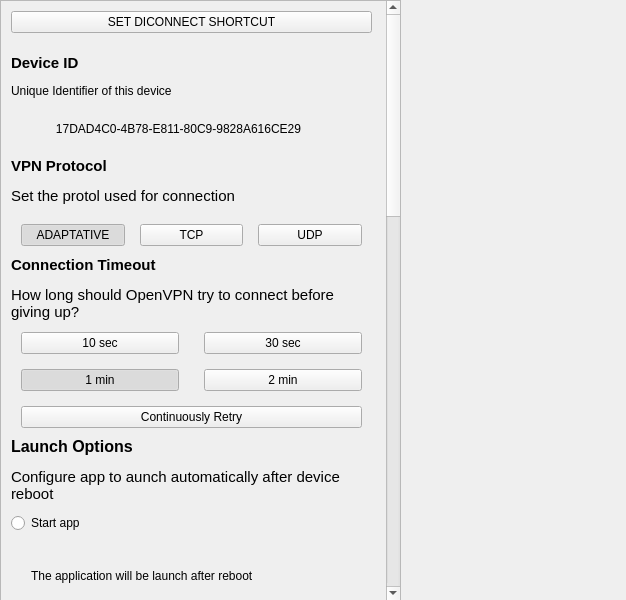
<?xml version="1.0" encoding="UTF-8"?>
<ui version="4.0">
 <class>Page_4</class>
 <widget class="QWidget" name="Page_4">
  <property name="geometry">
   <rect>
    <x>0</x>
    <y>0</y>
    <width>626</width>
    <height>600</height>
   </rect>
  </property>
  <property name="windowTitle">
   <string>Form</string>
  </property>
  <widget class="QScrollArea" name="scrollArea">
   <property name="geometry">
    <rect>
     <x>0</x>
     <y>0</y>
     <width>401</width>
     <height>601</height>
    </rect>
   </property>
   <property name="sizePolicy">
    <sizepolicy hsizetype="Preferred" vsizetype="Preferred">
     <horstretch>0</horstretch>
     <verstretch>0</verstretch>
    </sizepolicy>
   </property>
   <property name="autoFillBackground">
    <bool>false</bool>
   </property>
   <property name="verticalScrollBarPolicy">
    <enum>Qt::ScrollBarAlwaysOn</enum>
   </property>
   <property name="horizontalScrollBarPolicy">
    <enum>Qt::ScrollBarAlwaysOff</enum>
   </property>
   <property name="widgetResizable">
    <bool>false</bool>
   </property>
   <widget class="QWidget" name="scrollAreaWidget_settings">
    <property name="geometry">
     <rect>
      <x>0</x>
      <y>-1101</y>
      <width>384</width>
      <height>1700</height>
     </rect>
    </property>
    <widget class="QWidget" name="verticalLayoutWidget_2">
     <property name="geometry">
      <rect>
       <x>10</x>
       <y>0</y>
       <width>361</width>
       <height>1691</height>
      </rect>
     </property>
     <layout class="QVBoxLayout" name="main_vertical_layout">
      <property name="topMargin">
       <number>10</number>
      </property>
      <property name="bottomMargin">
       <number>10</number>
      </property>
      <item>
       <widget class="QPushButton" name="set_disconnect_shortcut_button">
        <property name="text">
         <string>SET DICONNECT SHORTCUT</string>
        </property>
       </widget>
      </item>
      <item>
       <widget class="QLabel" name="label">
        <property name="maximumSize">
         <size>
          <width>400</width>
          <height>16777215</height>
         </size>
        </property>
        <property name="text">
         <string>&lt;html&gt;&lt;head/&gt;&lt;body&gt;&lt;p&gt;&lt;span style=&quot; font-size:11pt; font-weight:700;&quot;&gt;Device ID&lt;/span&gt;&lt;/p&gt;&lt;p&gt;Unique Identifier of this device&lt;/p&gt;&lt;/body&gt;&lt;/html&gt;</string>
        </property>
        <property name="wordWrap">
         <bool>true</bool>
        </property>
       </widget>
      </item>
      <item>
       <layout class="QHBoxLayout" name="horizontalLayout">
        <item>
         <widget class="QLabel" name="identifier_label">
          <property name="text">
           <string>17DAD4C0-4B78-E811-80C9-9828A616CE29</string>
          </property>
          <property name="alignment">
           <set>Qt::AlignCenter</set>
          </property>
          <property name="wordWrap">
           <bool>true</bool>
          </property>
         </widget>
        </item>
        <item>
         <widget class="QLabel" name="identifier_pixmap">
          <property name="enabled">
           <bool>true</bool>
          </property>
          <property name="maximumSize">
           <size>
            <width>20</width>
            <height>20</height>
           </size>
          </property>
          <property name="text">
           <string/>
          </property>
          <property name="pixmap">
           <pixmap resource="../ressources/ressources.qrc">:/icons/copy_icon_1</pixmap>
          </property>
          <property name="scaledContents">
           <bool>true</bool>
          </property>
         </widget>
        </item>
       </layout>
      </item>
      <item>
       <widget class="QLabel" name="label_2">
        <property name="text">
         <string>&lt;html&gt;&lt;head/&gt;&lt;body&gt;&lt;p&gt;&lt;span style=&quot; font-size:11pt; font-weight:700;&quot;&gt;VPN Protocol&lt;/span&gt;&lt;/p&gt;&lt;p&gt;&lt;span style=&quot; font-size:11pt;&quot;&gt;Set the protol used for connection&lt;/span&gt;&lt;/p&gt;&lt;/body&gt;&lt;/html&gt;</string>
        </property>
        <property name="wordWrap">
         <bool>true</bool>
        </property>
       </widget>
      </item>
      <item>
       <layout class="QHBoxLayout" name="h_layout_vpn_proto_section">
        <property name="spacing">
         <number>15</number>
        </property>
        <property name="leftMargin">
         <number>10</number>
        </property>
        <property name="rightMargin">
         <number>10</number>
        </property>
        <item>
         <widget class="QPushButton" name="adapt_button">
          <property name="text">
           <string>ADAPTATIVE</string>
          </property>
          <property name="checkable">
           <bool>true</bool>
          </property>
          <property name="checked">
           <bool>true</bool>
          </property>
         </widget>
        </item>
        <item>
         <widget class="QPushButton" name="tcp_button">
          <property name="text">
           <string>TCP</string>
          </property>
          <property name="checkable">
           <bool>true</bool>
          </property>
          <property name="checked">
           <bool>false</bool>
          </property>
         </widget>
        </item>
        <item>
         <widget class="QPushButton" name="udp_button">
          <property name="text">
           <string>UDP</string>
          </property>
         </widget>
        </item>
       </layout>
      </item>
      <item>
       <widget class="QLabel" name="label_3">
        <property name="text">
         <string>&lt;html&gt;&lt;head/&gt;&lt;body&gt;&lt;p&gt;&lt;span style=&quot; font-size:11pt; font-weight:700;&quot;&gt;Connection Timeout&lt;/span&gt;&lt;/p&gt;&lt;p&gt;&lt;span style=&quot; font-size:11pt;&quot;&gt;How long should OpenVPN try to connect before giving up?&lt;/span&gt;&lt;/p&gt;&lt;/body&gt;&lt;/html&gt;</string>
        </property>
        <property name="wordWrap">
         <bool>true</bool>
        </property>
       </widget>
      </item>
      <item>
       <layout class="QGridLayout" name="grid_layout_connect_timeout_section">
        <property name="leftMargin">
         <number>10</number>
        </property>
        <property name="rightMargin">
         <number>10</number>
        </property>
        <property name="horizontalSpacing">
         <number>25</number>
        </property>
        <property name="verticalSpacing">
         <number>15</number>
        </property>
        <item row="0" column="0">
         <widget class="QPushButton" name="button_10_sec">
          <property name="text">
           <string>10 sec</string>
          </property>
         </widget>
        </item>
        <item row="0" column="1">
         <widget class="QPushButton" name="button_30_sec">
          <property name="text">
           <string>30 sec</string>
          </property>
         </widget>
        </item>
        <item row="4" column="0" colspan="2">
         <widget class="QPushButton" name="button_cont_retry">
          <property name="text">
           <string>Continuously Retry</string>
          </property>
         </widget>
        </item>
        <item row="2" column="0">
         <widget class="QPushButton" name="button_1_min">
          <property name="text">
           <string>1 min</string>
          </property>
          <property name="checkable">
           <bool>true</bool>
          </property>
          <property name="checked">
           <bool>true</bool>
          </property>
         </widget>
        </item>
        <item row="2" column="1">
         <widget class="QPushButton" name="button_2_min">
          <property name="text">
           <string>2 min</string>
          </property>
         </widget>
        </item>
       </layout>
      </item>
      <item>
       <widget class="QLabel" name="label_4">
        <property name="text">
         <string>&lt;html&gt;&lt;head/&gt;&lt;body&gt;&lt;p&gt;&lt;span style=&quot; font-size:12pt; font-weight:700;&quot;&gt;Launch Options&lt;/span&gt;&lt;/p&gt;&lt;p&gt;&lt;span style=&quot; font-size:11pt;&quot;&gt;Configure app to aunch automatically after device reboot&lt;/span&gt;&lt;/p&gt;&lt;/body&gt;&lt;/html&gt;</string>
        </property>
        <property name="wordWrap">
         <bool>true</bool>
        </property>
       </widget>
      </item>
      <item>
       <widget class="QRadioButton" name="radioButton">
        <property name="text">
         <string>Start app</string>
        </property>
       </widget>
      </item>
      <item>
       <widget class="QLabel" name="label_5">
        <property name="layoutDirection">
         <enum>Qt::LeftToRight</enum>
        </property>
        <property name="text">
         <string>The application will be launch after reboot</string>
        </property>
        <property name="alignment">
         <set>Qt::AlignLeading|Qt::AlignLeft|Qt::AlignVCenter</set>
        </property>
        <property name="indent">
         <number>20</number>
        </property>
       </widget>
      </item>
      <item>
       <widget class="QRadioButton" name="radioButton_2">
        <property name="text">
         <string>Connect lastest</string>
        </property>
       </widget>
      </item>
      <item>
       <widget class="QLabel" name="label_6">
        <property name="text">
         <string>&lt;html&gt;&lt;head/&gt;&lt;body&gt;&lt;p&gt;The application will be launched after reboot and will try to connect the lastest connected profile in your profie list&lt;/p&gt;&lt;/body&gt;&lt;/html&gt;</string>
        </property>
        <property name="scaledContents">
         <bool>false</bool>
        </property>
        <property name="wordWrap">
         <bool>true</bool>
        </property>
        <property name="indent">
         <number>20</number>
        </property>
       </widget>
      </item>
      <item>
       <widget class="QRadioButton" name="radioButton_3">
        <property name="text">
         <string>Restore connection</string>
        </property>
       </widget>
      </item>
      <item>
       <widget class="QLabel" name="label_7">
        <property name="text">
         <string>&lt;html&gt;&lt;head/&gt;&lt;body&gt;&lt;p&gt;The application will be launched after reboot and will try to reconnect the profile that was connected before shutdown&lt;/p&gt;&lt;/body&gt;&lt;/html&gt;</string>
        </property>
        <property name="wordWrap">
         <bool>true</bool>
        </property>
        <property name="indent">
         <number>20</number>
        </property>
       </widget>
      </item>
      <item>
       <widget class="QRadioButton" name="radioButton_4">
        <property name="text">
         <string>None</string>
        </property>
       </widget>
      </item>
      <item>
       <layout class="QHBoxLayout" name="horizontalLayout_3">
        <property name="rightMargin">
         <number>0</number>
        </property>
        <item>
         <widget class="QLabel" name="label_8">
          <property name="text">
           <string>&lt;html&gt;&lt;head/&gt;&lt;body&gt;&lt;p&gt;&lt;span style=&quot; font-size:12pt; font-weight:700;&quot;&gt;Seamless Tunnel&lt;/span&gt;&lt;/p&gt;&lt;p&gt;Block Internet while VPN is paused or reconnecting&lt;/p&gt;&lt;/body&gt;&lt;/html&gt;</string>
          </property>
          <property name="wordWrap">
           <bool>true</bool>
          </property>
         </widget>
        </item>
        <item>
         <widget class="QCheckBox" name="checkBox">
          <property name="minimumSize">
           <size>
            <width>0</width>
            <height>0</height>
           </size>
          </property>
          <property name="font">
           <font>
            <pointsize>9</pointsize>
           </font>
          </property>
          <property name="text">
           <string/>
          </property>
          <property name="iconSize">
           <size>
            <width>16</width>
            <height>16</height>
           </size>
          </property>
          <property name="autoExclusive">
           <bool>false</bool>
          </property>
          <property name="tristate">
           <bool>false</bool>
          </property>
         </widget>
        </item>
       </layout>
      </item>
      <item>
       <layout class="QHBoxLayout" name="horizontalLayout_4">
        <item>
         <widget class="QLabel" name="label_9">
          <property name="text">
           <string>&lt;html&gt;&lt;head/&gt;&lt;body&gt;&lt;p&gt;&lt;span style=&quot; font-size:12pt; font-weight:700;&quot;&gt;Shortcut Minimize&lt;/span&gt;&lt;/p&gt;&lt;p&gt;When VPN connection is launched from a shortcut , and no user input is required to authentificate connection, minimize the shortcut&lt;/p&gt;&lt;/body&gt;&lt;/html&gt;</string>
          </property>
          <property name="wordWrap">
           <bool>true</bool>
          </property>
         </widget>
        </item>
        <item>
         <widget class="QCheckBox" name="checkBox_2">
          <property name="text">
           <string/>
          </property>
         </widget>
        </item>
       </layout>
      </item>
      <item>
       <layout class="QHBoxLayout" name="horizontalLayout_5">
        <item>
         <widget class="QLabel" name="label_10">
          <property name="text">
           <string>&lt;html&gt;&lt;head/&gt;&lt;body&gt;&lt;p&gt;&lt;span style=&quot; font-size:12pt; font-weight:700;&quot;&gt;Captive Portal Detection&lt;/span&gt;&lt;/p&gt;&lt;p&gt;&lt;span style=&quot; font-size:10pt;&quot;&gt;Try to detect the captive portal during network change and application launch&lt;/span&gt;&lt;/p&gt;&lt;/body&gt;&lt;/html&gt;</string>
          </property>
          <property name="wordWrap">
           <bool>true</bool>
          </property>
         </widget>
        </item>
        <item>
         <widget class="QCheckBox" name="checkBox_3">
          <property name="text">
           <string/>
          </property>
         </widget>
        </item>
       </layout>
      </item>
      <item>
       <layout class="QGridLayout" name="gridLayout_2">
        <item row="1" column="1">
         <widget class="QLabel" name="label_13">
          <property name="font">
           <font>
            <bold>true</bold>
           </font>
          </property>
          <property name="text">
           <string>&lt;html&gt;&lt;head/&gt;&lt;body&gt;&lt;p&gt;&lt;span style=&quot; font-weight:400;&quot;&gt;Next update scan:&lt;/span&gt; Nov 9, 2022&lt;/p&gt;&lt;/body&gt;&lt;/html&gt;</string>
          </property>
         </widget>
        </item>
        <item row="1" column="2">
         <widget class="QLabel" name="label_14">
          <property name="font">
           <font>
            <underline>true</underline>
           </font>
          </property>
          <property name="text">
           <string>Check now</string>
          </property>
          <property name="alignment">
           <set>Qt::AlignCenter</set>
          </property>
         </widget>
        </item>
        <item row="2" column="0" colspan="3">
         <widget class="QLabel" name="label_15">
          <property name="text">
           <string>&lt;html&gt;&lt;head/&gt;&lt;body&gt;&lt;p&gt;How often OpenVPN should check if the new version of the software is available ?&lt;/p&gt;&lt;/body&gt;&lt;/html&gt;</string>
          </property>
          <property name="wordWrap">
           <bool>true</bool>
          </property>
         </widget>
        </item>
        <item row="0" column="0" colspan="2">
         <widget class="QLabel" name="label_11">
          <property name="font">
           <font>
            <pointsize>12</pointsize>
            <bold>true</bold>
           </font>
          </property>
          <property name="text">
           <string>Software Update</string>
          </property>
         </widget>
        </item>
        <item row="1" column="0">
         <widget class="QLabel" name="label_12">
          <property name="sizePolicy">
           <sizepolicy hsizetype="Preferred" vsizetype="Preferred">
            <horstretch>0</horstretch>
            <verstretch>0</verstretch>
           </sizepolicy>
          </property>
          <property name="maximumSize">
           <size>
            <width>32</width>
            <height>32</height>
           </size>
          </property>
          <property name="text">
           <string/>
          </property>
          <property name="pixmap">
           <pixmap resource="../ressources/ressources.qrc">:/icons/update_icon_1</pixmap>
          </property>
          <property name="scaledContents">
           <bool>true</bool>
          </property>
         </widget>
        </item>
       </layout>
      </item>
      <item>
       <layout class="QGridLayout" name="grid_layout_software_update_section">
        <property name="leftMargin">
         <number>10</number>
        </property>
        <property name="rightMargin">
         <number>10</number>
        </property>
        <property name="horizontalSpacing">
         <number>20</number>
        </property>
        <property name="verticalSpacing">
         <number>15</number>
        </property>
        <item row="0" column="0">
         <widget class="QPushButton" name="pushButton_10">
          <property name="text">
           <string>DAILY</string>
          </property>
         </widget>
        </item>
        <item row="0" column="1">
         <widget class="QPushButton" name="pushButton_11">
          <property name="text">
           <string>WEEKLY</string>
          </property>
         </widget>
        </item>
        <item row="1" column="0">
         <widget class="QPushButton" name="pushButton_12">
          <property name="text">
           <string>MONTHLY</string>
          </property>
          <property name="checkable">
           <bool>true</bool>
          </property>
          <property name="checked">
           <bool>true</bool>
          </property>
         </widget>
        </item>
        <item row="1" column="1">
         <widget class="QPushButton" name="pushButton_13">
          <property name="text">
           <string>NEVER</string>
          </property>
         </widget>
        </item>
       </layout>
      </item>
      <item>
       <widget class="QLabel" name="label_16">
        <property name="text">
         <string>&lt;html&gt;&lt;head/&gt;&lt;body&gt;&lt;p&gt;&lt;span style=&quot; font-size:12pt; font-weight:700;&quot;&gt;Theme&lt;/span&gt;&lt;/p&gt;&lt;p&gt;&lt;span style=&quot; font-size:10pt;&quot;&gt;Choose application color theme&lt;/span&gt;&lt;/p&gt;&lt;/body&gt;&lt;/html&gt;</string>
        </property>
       </widget>
      </item>
      <item>
       <layout class="QGridLayout" name="grid_layout_theme_color_section">
        <property name="leftMargin">
         <number>10</number>
        </property>
        <property name="rightMargin">
         <number>10</number>
        </property>
        <property name="spacing">
         <number>15</number>
        </property>
        <item row="0" column="0">
         <widget class="QPushButton" name="pushButton_14">
          <property name="minimumSize">
           <size>
            <width>0</width>
            <height>0</height>
           </size>
          </property>
          <property name="text">
           <string>System</string>
          </property>
         </widget>
        </item>
        <item row="0" column="2">
         <widget class="QPushButton" name="pushButton_15">
          <property name="text">
           <string>Dark</string>
          </property>
         </widget>
        </item>
        <item row="0" column="1">
         <widget class="QPushButton" name="pushButton_16">
          <property name="text">
           <string>Light</string>
          </property>
          <property name="checkable">
           <bool>true</bool>
          </property>
          <property name="checked">
           <bool>true</bool>
          </property>
         </widget>
        </item>
       </layout>
      </item>
      <item>
       <widget class="QLabel" name="label_17">
        <property name="text">
         <string>&lt;html&gt;&lt;head/&gt;&lt;body&gt;&lt;p&gt;&lt;span style=&quot; font-size:12pt; font-weight:700;&quot;&gt;Tray Icon Style&lt;/span&gt;&lt;/p&gt;&lt;p&gt;&lt;span style=&quot; font-size:10pt;&quot;&gt;Choose application style in the system tray&lt;/span&gt;&lt;/p&gt;&lt;/body&gt;&lt;/html&gt;</string>
        </property>
       </widget>
      </item>
      <item>
       <layout class="QHBoxLayout" name="h_layout_tray_icon_style_section">
        <property name="spacing">
         <number>20</number>
        </property>
        <property name="leftMargin">
         <number>10</number>
        </property>
        <property name="rightMargin">
         <number>10</number>
        </property>
        <item>
         <widget class="QPushButton" name="pushButton_18">
          <property name="text">
           <string>Monochrome</string>
          </property>
         </widget>
        </item>
        <item>
         <widget class="QPushButton" name="pushButton_19">
          <property name="text">
           <string>Colorful</string>
          </property>
          <property name="checkable">
           <bool>true</bool>
          </property>
          <property name="checked">
           <bool>true</bool>
          </property>
         </widget>
        </item>
       </layout>
      </item>
      <item>
       <widget class="QLabel" name="label_18">
        <property name="text">
         <string>&lt;html&gt;&lt;head/&gt;&lt;body&gt;&lt;p&gt;&lt;span style=&quot; font-size:12pt; font-weight:700;&quot;&gt;Confirmation Dialogs&lt;/span&gt;&lt;/p&gt;&lt;p&gt;&lt;span style=&quot; font-size:10pt;&quot;&gt;Choose actions on which app will show the confirmation dialogs&lt;/span&gt;&lt;/p&gt;&lt;/body&gt;&lt;/html&gt;</string>
        </property>
        <property name="wordWrap">
         <bool>true</bool>
        </property>
       </widget>
      </item>
      <item>
       <layout class="QGridLayout" name="grid_layout_confirm_dialogs_section">
        <property name="leftMargin">
         <number>10</number>
        </property>
        <property name="rightMargin">
         <number>10</number>
        </property>
        <property name="horizontalSpacing">
         <number>20</number>
        </property>
        <property name="verticalSpacing">
         <number>15</number>
        </property>
        <item row="0" column="1">
         <widget class="QPushButton" name="pushButton_26">
          <property name="text">
           <string>NONE</string>
          </property>
         </widget>
        </item>
        <item row="0" column="0">
         <widget class="QPushButton" name="pushButton_25">
          <property name="text">
           <string>ALL</string>
          </property>
          <property name="checkable">
           <bool>true</bool>
          </property>
          <property name="checked">
           <bool>true</bool>
          </property>
         </widget>
        </item>
        <item row="1" column="0" colspan="2">
         <widget class="QPushButton" name="pushButton_21">
          <property name="text">
           <string>ON DISCONNECT</string>
          </property>
         </widget>
        </item>
        <item row="2" column="0" colspan="2">
         <widget class="QPushButton" name="pushButton_22">
          <property name="text">
           <string>ON RECONNECT</string>
          </property>
         </widget>
        </item>
       </layout>
      </item>
      <item>
       <layout class="QHBoxLayout" name="horizontalLayout_8">
        <item>
         <widget class="QLabel" name="label_19">
          <property name="text">
           <string>&lt;html&gt;&lt;head/&gt;&lt;body&gt;&lt;p&gt;&lt;span style=&quot; font-size:12pt; font-weight:700;&quot;&gt;Crash Reporting&lt;/span&gt;&lt;/p&gt;&lt;p&gt;Enable crach reporting to OpenVPN&lt;/p&gt;&lt;/body&gt;&lt;/html&gt;</string>
          </property>
         </widget>
        </item>
        <item>
         <widget class="QCheckBox" name="checkBox_4">
          <property name="text">
           <string/>
          </property>
         </widget>
        </item>
       </layout>
      </item>
     </layout>
    </widget>
   </widget>
  </widget>
 </widget>
 <resources>
  <include location="../ressources/ressources.qrc"/>
 </resources>
 <connections/>
</ui>
